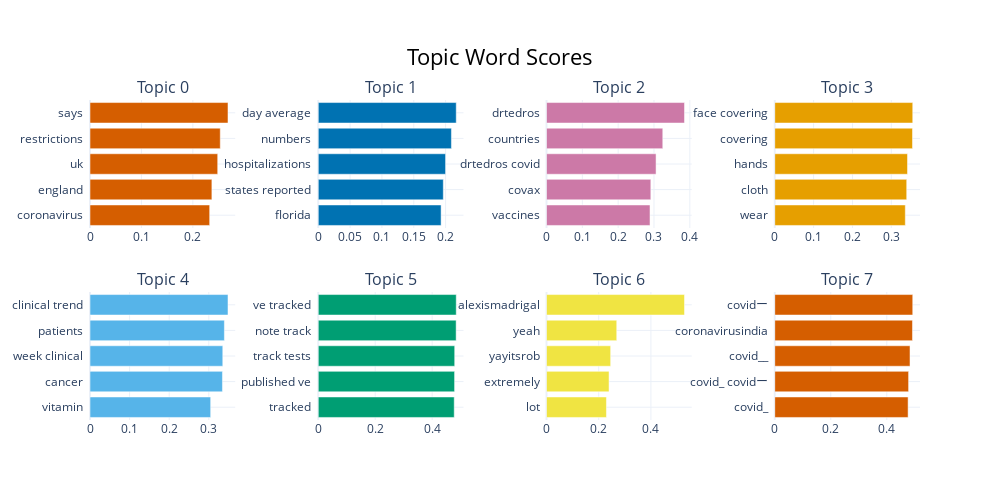

The notebook cell this image was saved under:
### Markdown cell above
This representation shows the most imporant and relevant words for each topic. This is useful for understanding the main themes of each topic.

### Code cell
topic_model_real.visualize_barchart(top_n_topics=8)

### Figure 1 — Plotly figure (JSON) as saved in the notebook; plotly's stock layout.template omitted (floating-point values rounded to 4 significant figures)
{"data": [{"marker": {"color": "#D55E00"}, "orientation": "h", "type": "bar", "x": [0.2327, 0.237, 0.2483, 0.2533, 0.2683], "xaxis": "x", "y": ["coronavirus  ", "england  ", "uk  ", "restrictions  ", "says  "], "yaxis": "y"}, {"marker": {"color": "#0072B2"}, "orientation": "h", "type": "bar", "x": [0.1929, 0.1964, 0.1999, 0.2091, 0.2167], "xaxis": "x2", "y": ["florida  ", "states reported  ", "hospitalizations  ", "numbers  ", "day average  "], "yaxis": "y2"}, {"marker": {"color": "#CC79A7"}, "orientation": "h", "type": "bar", "x": [0.2889, 0.2911, 0.3058, 0.3245, 0.3851], "xaxis": "x3", "y": ["vaccines  ", "covax  ", "drtedros covid  ", "countries  ", "drtedros  "], "yaxis": "y3"}, {"marker": {"color": "#E69F00"}, "orientation": "h", "type": "bar", "x": [0.3361, 0.3397, 0.3417, 0.3546, 0.3552], "xaxis": "x4", "y": ["wear  ", "cloth  ", "hands  ", "covering  ", "face covering  "], "yaxis": "y4"}, {"marker": {"color": "#56B4E9"}, "orientation": "h", "type": "bar", "x": [0.3047, 0.3345, 0.3353, 0.3393, 0.3485], "xaxis": "x5", "y": ["vitamin  ", "cancer  ", "week clinical  ", "patients  ", "clinical trend  "], "yaxis": "y5"}, {"marker": {"color": "#009E73"}, "orientation": "h", "type": "bar", "x": [0.4776, 0.4788, 0.4792, 0.4843, 0.4847], "xaxis": "x6", "y": ["tracked  ", "published ve  ", "track tests  ", "note track  ", "ve tracked  "], "yaxis": "y6"}, {"marker": {"color": "#F0E442"}, "orientation": "h", "type": "bar", "x": [0.2296, 0.2396, 0.2457, 0.2691, 0.5285], "xaxis": "x7", "y": ["lot  ", "extremely  ", "yayitsrob  ", "yeah  ", "alexismadrigal  "], "yaxis": "y7"}, {"marker": {"color": "#D55E00"}, "orientation": "h", "type": "bar", "x": [0.476, 0.4777, 0.4828, 0.4916, 0.4925], "xaxis": "x8", "y": ["covid_  ", "covid_ covidー  ", "covid__  ", "coronavirusindia  ", "covidー  "], "yaxis": "y8"}], "layout": {"annotations": [{"font": {"size": 16}, "showarrow": false, "text": "Topic 0", "x": 0.0875, "xanchor": "center", "xref": "paper", "y": 1, "yanchor": "bottom", "yref": "paper"}, {"font": {"size": 16}, "showarrow": false, "text": "Topic 1", "x": 0.3625, "xanchor": "center", "xref": "paper", "y": 1, "yanchor": "bottom", "yref": "paper"}, {"font": {"size": 16}, "showarrow": false, "text": "Topic 2", "x": 0.6375, "xanchor": "center", "xref": "paper", "y": 1, "yanchor": "bottom", "yref": "paper"}, {"font": {"size": 16}, "showarrow": false, "text": "Topic 3", "x": 0.9125, "xanchor": "center", "xref": "paper", "y": 1, "yanchor": "bottom", "yref": "paper"}, {"font": {"size": 16}, "showarrow": false, "text": "Topic 4", "x": 0.0875, "xanchor": "center", "xref": "paper", "y": 0.4, "yanchor": "bottom", "yref": "paper"}, {"font": {"size": 16}, "showarrow": false, "text": "Topic 5", "x": 0.3625, "xanchor": "center", "xref": "paper", "y": 0.4, "yanchor": "bottom", "yref": "paper"}, {"font": {"size": 16}, "showarrow": false, "text": "Topic 6", "x": 0.6375, "xanchor": "center", "xref": "paper", "y": 0.4, "yanchor": "bottom", "yref": "paper"}, {"font": {"size": 16}, "showarrow": false, "text": "Topic 7", "x": 0.9125, "xanchor": "center", "xref": "paper", "y": 0.4, "yanchor": "bottom", "yref": "paper"}], "height": 500, "hoverlabel": {"bgcolor": "white", "font": {"family": "Rockwell", "size": 16}}, "showlegend": false, "title": {"font": {"color": "Black", "size": 22}, "text": "Topic Word Scores", "x": 0.5, "xanchor": "center", "yanchor": "top"}, "width": 1000, "xaxis": {"anchor": "y", "domain": [0, 0.175], "showgrid": true}, "xaxis2": {"anchor": "y2", "domain": [0.275, 0.45], "showgrid": true}, "xaxis3": {"anchor": "y3", "domain": [0.55, 0.725], "showgrid": true}, "xaxis4": {"anchor": "y4", "domain": [0.825, 1], "showgrid": true}, "xaxis5": {"anchor": "y5", "domain": [0, 0.175], "showgrid": true}, "xaxis6": {"anchor": "y6", "domain": [0.275, 0.45], "showgrid": true}, "xaxis7": {"anchor": "y7", "domain": [0.55, 0.725], "showgrid": true}, "xaxis8": {"anchor": "y8", "domain": [0.825, 1], "showgrid": true}, "yaxis": {"anchor": "x", "domain": [0.6, 1], "showgrid": true}, "yaxis2": {"anchor": "x2", "domain": [0.6, 1], "showgrid": true}, "yaxis3": {"anchor": "x3", "domain": [0.6, 1], "showgrid": true}, "yaxis4": {"anchor": "x4", "domain": [0.6, 1], "showgrid": true}, "yaxis5": {"anchor": "x5", "domain": [0, 0.4], "showgrid": true}, "yaxis6": {"anchor": "x6", "domain": [0, 0.4], "showgrid": true}, "yaxis7": {"anchor": "x7", "domain": [0, 0.4], "showgrid": true}, "yaxis8": {"anchor": "x8", "domain": [0, 0.4], "showgrid": true}}}
